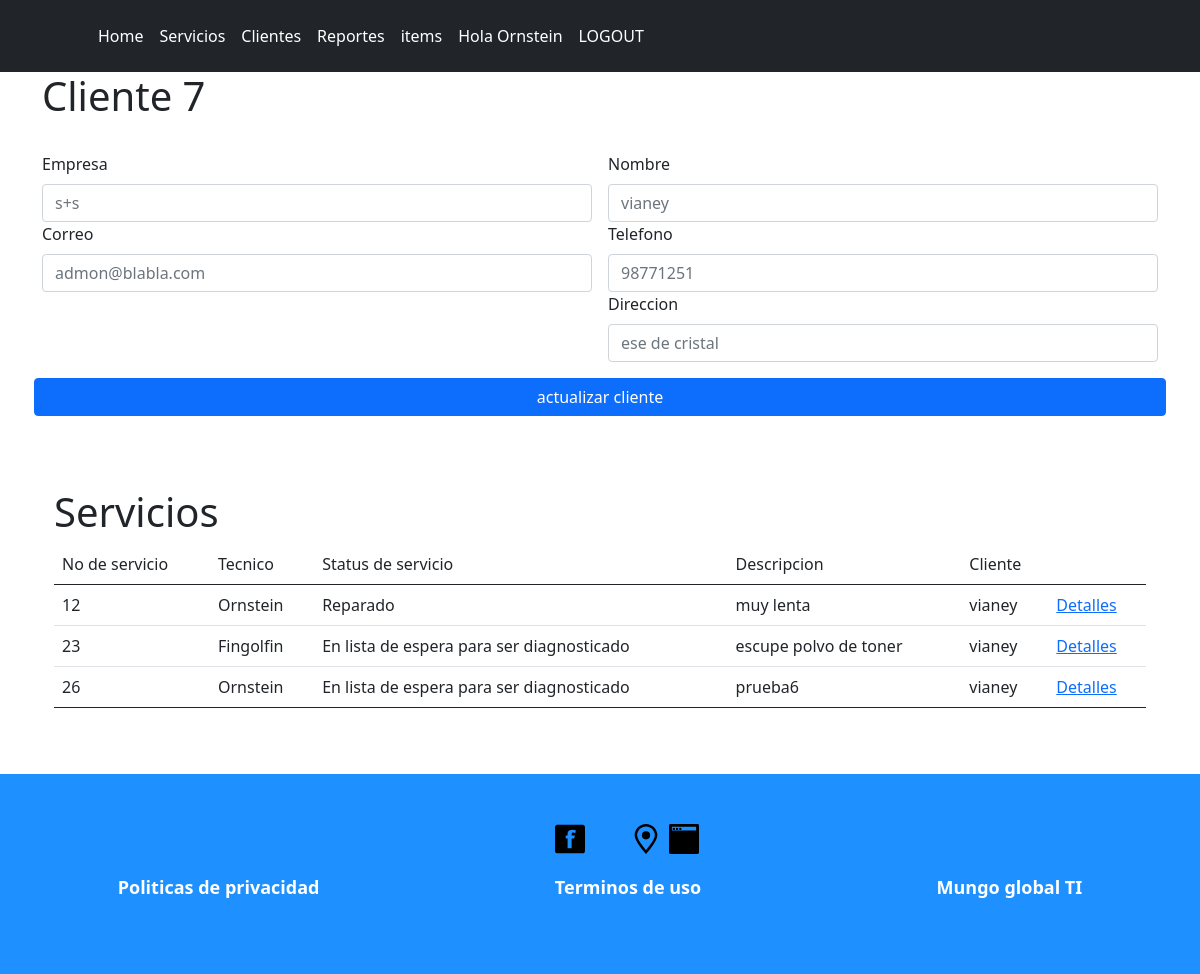
Page /clients/update_client/7 (signed in) on the committed database.
### feed/models.py (models this page shows, shortened)
class Client(models.Model):
    name = models.CharField(max_length = 200)
    company_name = models.CharField(max_length = 200, blank = True)
    email = models.CharField(max_length = 200, blank = True, unique = True)
    phonenumber = models.CharField(max_length = 200, blank = True)
    adress = models.TextField(blank = True)
    created = models.DateTimeField(auto_now_add = True)
    updated = models.DateTimeField(auto_now = True)
    def __str__(self):
        return self.name

class Service(models.Model):
    user = models.ForeignKey(User, on_delete = models.CASCADE)
    service_type = models.ForeignKey(TypeOfService, on_delete = models.DO_NOTHING)
    type_of_product = models.ForeignKey(TypeOfProduct, on_delete = models.DO_NOTHING)
    client = models.ForeignKey(Client, on_delete = models.CASCADE)
    status = models.ForeignKey(Status, on_delete = models.DO_NOTHING)
    model = models.CharField(max_length = 200, blank = True)
    serial_number = models.CharField(max_length = 200, blank = True)
    accesories = models.CharField(max_length = 200, blank = True)
    failure = models.TextField()
    is_working = models.BooleanField()
    is_damaged = models.BooleanField()
    is_complete = models.BooleanField()
    service_reference = models.CharField(max_length = 200)
    service_price = models.DecimalField(max_digits = 9, decimal_places = 2)
    client_pass = models.CharField(max_length = 200, unique = True)
    created = models.DateTimeField(auto_now_add = True)
    updated = models.DateTimeField(auto_now = True)

class Status(models.Model):
    name = models.CharField(max_length = 200, unique = True)
    created = models.DateTimeField(auto_now_add = True)
    updated = models.DateTimeField(auto_now = True)
    def __str__(self):
        return self.name

### feed/views.py (the view, shortened to what this page needs)
# urls.py: path("clients/update_client/<int:client_id>", views.update_client, name = "update_client"),
def update_client(request, client_id):
    saved_count = 0
    client = Client.objects.get(pk = client_id)
    all_client_services = Service.objects.filter(client_id = client)
    return render(request, 'feed/update_client.html', {
        "client" : client,
        "all_client_services": all_client_services
    })

### feed/templates/feed/update_client.html (shortened to what this page needs)
{% extends 'feed/index.html' %}
{% block content %}
{% if user.is_authenticated %}
<div class="container">
    <h1>Cliente {{ client.id }}</h1>
    <br>
    <form class="row g-3" method="POST" action="{% url 'update_client' client.id  %}">
        <div class="col-md-6">
            <div>
                <label for="inputEmail4" class="form-label">Empresa</label>
                <input type="text" class="form-control" id="inputEmail4" placeholder="{{client.company_name}}" name="company_name" >
            </div>
            <div>
                <label for="inputEmail4" class="form-label">Correo</label>
                <input type="email" class="form-control" id="inputEmail4" placeholder="{{client.email}}" name="email">
            </div>
        </div>
        <div class="col-md-6">
            <div>
                <label for="inputEmail4" class="form-label">Nombre</label>
                <input type="text" class="form-control" id="inputEmail4" placeholder="{{client.name}}" name="name">
            </div>
            <div>
                <label for="inputEmail4" class="form-label">Telefono</label>
                <input type="text" class="form-control" id="inputEmail4" placeholder="{{client.phonenumber}}" name="phonenumber">
            </div>
            <div>
                <label for="inputEmail4" class="form-label">Direccion</label>
                <input type="text" class="form-control" id="inputEmail4" placeholder="{{client.adress}}" name="adress">
            </div>
        </div>
        <button type="submit" class="btn btn-primary">actualizar cliente</button>
    </form>
<br><br><br>
{% if all_client_services %}
    <div class="container-fluid">
        <h1>Servicios</h1>
        <table class="table">
            <thead>
                <tr>
                    <th scope="col">No de servicio</th>
                    <th scope="col">Tecnico</th>
                    <th scope="col">Status de servicio</th>
                    <th scope="col">Descripcion</th>
                    <th scope="col">Cliente</th>
                    <th scope="col"></th>
                    </tr>
            </thead>
            <tbody>
                {% for service in all_client_services  %}
                <tr>
                    <th scope="row">{{ service.id }} </th>
                    <td>{{ service.user }} </td>
                    <td>{{ service.status }} </td>
                    <td>{{ service.failure }} </td>
                    <td>{{ service.client }} </td>
                    <td><a href=""><a href="service_detail/{{service.id}}/">Detalles</a></td>
                </tr>
                {% endfor %}
                </tbody>
        </table>
    </div>
{% else %}
    <h1>El cliente no tiene servicios (que codo)</h1>
{% endif %}
</div>
{% else %}
    <h1>Inicia Sesion</h1>
{% endif %}
{% endblock %}

### feed/templates/feed/index.html (shortened to what this page needs)
{% load static %}
<!DOCTYPE html>
<html lang="en">
<head>
    <link rel="stylesheet" href="{% static 'reset.css' %}">
    <link href="https://cdn.jsdelivr.net/npm/bootstrap@5.0.2/dist/css/bootstrap.min.css" rel="stylesheet">
    <link rel="stylesheet" href="{% static 'index.css' %}">
    <link rel="stylesheet" href="{% static 'login.css' %}">
    <link rel="stylesheet" href="{% static 'home.css' %}">
    <link rel="stylesheet" href="{% static 'services.css' %}">
    <link rel="stylesheet" href="{% static 'clients.css' %}">
    <link rel="stylesheet" href="{% static 'service_status.css' %}">
    <link rel="stylesheet" href="{% static 'new_item.css' %}">
    <link rel="stylesheet" href="{% static 'items.css' %}">
    <link rel="stylesheet" href="{% static 'update_service.css' %}">
    <link rel="stylesheet" href="{% static 'service_detail.css' %}">
    <link rel="stylesheet" href="{% static 'new_service.css' %}">
    <link rel="stylesheet" href="{% static 'reports.css' %}">
    <link rel="stylesheet" href="{% static 'footer.css' %}">
</head>
<body>
    <header class="p-3 bg-dark text-white">
        <div class="container">
            <div class="d-flex flex-wrap align-items-center justify-content-center justify-content-lg-start">
            <a href="/" class="d-flex align-items-center mb-2 mb-lg-0 text-white text-decoration-none">
                <svg class="bi me-2" width="40" height="32" role="img" aria-label="Bootstrap"><use xlink:href="#bootstrap"/></svg>
            </a>
                <div class="div-menu">
                    <div class="div-menu-each">
                        <ul class="nav col-12 col-lg-auto me-lg-auto mb-2 justify-content-center mb-md-0">
                            <li><a href="/home/" class="nav-link px-2 text-white">Home</a></li>
                            <li><a href="/services/" class="nav-link px-2 text-white">Servicios</a></li>
                            <li><a href="/clients/" class="nav-link px-2 text-white">Clientes</a></li>
                            {% if user.is_superuser or user.is_staff %}
                            <li><a href="/reports/" class="nav-link px-2 text-white">Reportes</a></li>
                            {% endif %}
                            <li> <a href="/items/" class="nav-link px-2 text-white">items</a></li>
                        </ul>
                    </div>
                    <div class="div-menu-each">
                        <ul class="nav col-12 col-lg-auto me-lg-auto mb-2 flex-end mb-md-0">
                        {% if user.is_authenticated %}
                            <li><a href="" class="nav-link px-2 text-white">Hola {{ user.username }}</a></li>
                            <li><a href="/logout/" class="nav-link px-2 text-white">LOGOUT</a></li>
                            {% else %}
                            <li><a href="/login/" class="nav-link px-2 text-white">LOGIN</a></li>
                        {% endif %}
                        </ul>
                    </div>
                </div>
            </div>
        </div>
    </header>
    {% block content %}{% endblock %}
    <footer>
        <div class="footer-div">
            <div class="footer-div-img">
                <img class="footer-image" src="{% static 'feed/images/facebook.svg' %}" alt="">
                <img class="footer-image" src="{% static 'feed/images/instagram.svg' %}" alt="">
                <img class="footer-image" src="{% static 'feed/images/location.svg' %}" alt="">
                <img class="footer-image" src="{% static 'feed/images/webpage.svg' %}" alt="">
            </div>
            <div class="footer-div-text">
                <div><p class="footer-text">Politicas de privacidad</p></div>
                <div><p class="footer-text">Terminos de uso</p></div>
                <div><p class="footer-text">Mungo global TI</p></div>
            </div>
        </div>
    </footer>
</body>
</html>

### feed/static/index.css (style rules this page uses)
body { position: relative; padding-bottom: 250px; min-height: 100vh; }
.div-menu { display: flex; justify-content: space-between; }
.div-menu-each { display: flex; justify-content: space-between; }

### feed/static/footer.css (style rules this page uses)
.footer-image { width: 30px; margin-bottom: 20px; margin-left: 8px; }
.footer-div { text-align: center; font-size: 18px; align-items: center; padding-top: 50px; }
.footer-text { color: white; font-weight: bold; padding: 0px; margin: 0; }
.footer-div-text { display: flex; justify-content: space-around; }
.footer-div-img { display: flex; justify-content: center; margin-left: 45px; }
footer { position: absolute; bottom: 0; width: 100%; height: 200px; background-color: #1E90FF; }

### rows in the picture
Client: id "7", company_name "s+s", email "admon@blabla.com", name "vianey", phonenumber "98771251", adress "ese de cristal"
Service: id "12", user "Ornstein", status "Reparado", failure "muy lenta", client "vianey"
Service: id "23", user "Fingolfin", status "En lista de espera para ser diagnosticado", failure "escupe polvo de toner", client "vianey"
Service: id "26", user "Ornstein", status "En lista de espera para ser diagnosticado", failure "prueba6", client "vianey"

### other values in the picture
{{ user.username }} "Ornstein"
